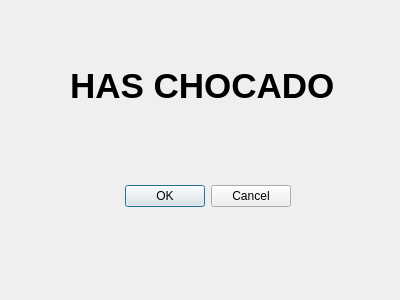
<?xml version="1.0" encoding="UTF-8"?>
<ui version="4.0">
 <class>VenChocar</class>
 <widget class="QDialog" name="VenChocar">
  <property name="geometry">
   <rect>
    <x>0</x>
    <y>0</y>
    <width>400</width>
    <height>300</height>
   </rect>
  </property>
  <property name="sizePolicy">
   <sizepolicy hsizetype="Expanding" vsizetype="Expanding">
    <horstretch>0</horstretch>
    <verstretch>0</verstretch>
   </sizepolicy>
  </property>
  <property name="sizeIncrement">
   <size>
    <width>0</width>
    <height>0</height>
   </size>
  </property>
  <property name="windowTitle">
   <string>Dialog</string>
  </property>
  <widget class="QDialogButtonBox" name="btnBoxChocar">
   <property name="geometry">
    <rect>
     <x>-50</x>
     <y>180</y>
     <width>341</width>
     <height>32</height>
    </rect>
   </property>
   <property name="sizePolicy">
    <sizepolicy hsizetype="Expanding" vsizetype="Fixed">
     <horstretch>0</horstretch>
     <verstretch>0</verstretch>
    </sizepolicy>
   </property>
   <property name="orientation">
    <enum>Qt::Horizontal</enum>
   </property>
   <property name="standardButtons">
    <set>QDialogButtonBox::Cancel|QDialogButtonBox::Ok</set>
   </property>
  </widget>
  <widget class="QLabel" name="lblChocar">
   <property name="geometry">
    <rect>
     <x>70</x>
     <y>60</y>
     <width>271</width>
     <height>51</height>
    </rect>
   </property>
   <property name="sizePolicy">
    <sizepolicy hsizetype="Expanding" vsizetype="Expanding">
     <horstretch>0</horstretch>
     <verstretch>0</verstretch>
    </sizepolicy>
   </property>
   <property name="font">
    <font>
     <family>Arial</family>
     <pointsize>26</pointsize>
     <weight>75</weight>
     <bold>true</bold>
    </font>
   </property>
   <property name="text">
    <string>HAS CHOCADO</string>
   </property>
  </widget>
 </widget>
 <resources/>
 <connections>
  <connection>
   <sender>btnBoxChocar</sender>
   <signal>accepted()</signal>
   <receiver>VenChocar</receiver>
   <slot>accept()</slot>
   <hints>
    <hint type="sourcelabel">
     <x>248</x>
     <y>254</y>
    </hint>
    <hint type="destinationlabel">
     <x>157</x>
     <y>274</y>
    </hint>
   </hints>
  </connection>
  <connection>
   <sender>btnBoxChocar</sender>
   <signal>rejected()</signal>
   <receiver>VenChocar</receiver>
   <slot>reject()</slot>
   <hints>
    <hint type="sourcelabel">
     <x>316</x>
     <y>260</y>
    </hint>
    <hint type="destinationlabel">
     <x>286</x>
     <y>274</y>
    </hint>
   </hints>
  </connection>
 </connections>
</ui>
